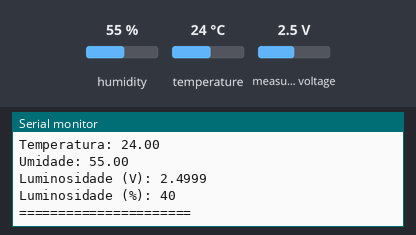
Simulated run of this sketch. Board: ESP32. On the bench: the last lines printed to the serial monitor. Inputs (shaded band) come from the test bench; at power-on: humidity 55 %, measured voltage 2.5 V, temperature 24 °C. WiFi joins after 1.5 s; servers stay silent unless stated.

Above: at 2.7 s.
2.8 s: humidity set to 22 %
4.8 s: measured voltage set to 0.1 V
6.8 s: temperature set to 12 °C
At 8.5 s:
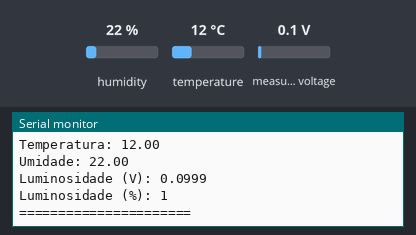
8.8 s: measured voltage set to 1.2 V
10.8 s: humidity set to 40 %
At 13.6 s:
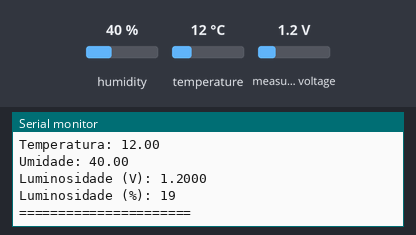

Measured:
- after the input at 6.8 s, the serial monitor: prints a new line after 0.67 s (image 1)
- after the input at 10.8 s, the serial monitor: prints a new line after 2.2 s (image 2)

The sketch:

ldr_ads1115_dht11_BANCODEDADOS.ino
```cpp
#include <Wire.h>
#include <Adafruit_ADS1X15.h>
#include <DHT.h>
#include <WiFi.h>
#include <IOXhop_FirebaseESP32.h>

// === CONFIG WI-FI E FIREBASE ===
#define WIFI_SSID "TURBO_SALES 2.4G"
#define WIFI_PASSWORD "DEUSEFIEL99322"
#define FIREBASE_HOST "orellana-a5229-default-rtdb.firebaseio.com"
#define FIREBASE_AUTH "BTMzgnjtJuTNkhprtUAL7cI91rrhMGkHr7jPKyDF"

// === DHT11 ===
#define DHTPIN 5
#define DHTTYPE DHT11
DHT dht(DHTPIN, DHTTYPE);

// === ADS1115 ===
Adafruit_ADS1115 ads;

void setup() {
  Serial.begin(115200);
  Wire.begin();
  dht.begin();

  if (!ads.begin()) {
    Serial.println("Erro ao iniciar ADS1115!");
    while (1);
  }
  ads.setGain(GAIN_TWOTHIRDS);

  // Conectar ao Wi-Fi
  WiFi.begin(WIFI_SSID, WIFI_PASSWORD);
  Serial.print("Conectando ao Wi-Fi");
  while (WiFi.status() != WL_CONNECTED) {
    Serial.print(".");
    delay(500);
  }
  Serial.println("\nWi-Fi conectado!");

  // Iniciar Firebase
  Firebase.begin(FIREBASE_HOST, FIREBASE_AUTH);
  Serial.println("Sistema iniciado.");
}

void loop() {
  // Leitura dos sensores
  float temperatura = dht.readTemperature();
  float umidade = dht.readHumidity();
  int16_t ldrValue = ads.readADC_SingleEnded(0);
  float luminosidadeVolts = ldrValue * (6.144 / 32768.0); // em volts

// === Calibração prática do LDR ===
const int LDR_MIN = 500;    // valor com luz máxima (lanterna)
const int LDR_MAX = 15000;  // valor no escuro (mão em cima)

  // Calcular luminosidade em % (0% = escuridão, 100% = luz forte)
int luminosidadePercentual = map(ldrValue, 0, 32767, 0, 100);
if (luminosidadePercentual < 0) luminosidadePercentual = 0;
if (luminosidadePercentual > 100) luminosidadePercentual = 100;

  // Enviar para Firebase
  Firebase.setFloat("/Sensores/DHT11/Temperatura", isnan(temperatura) ? 0 : temperatura);
  Firebase.setFloat("/Sensores/DHT11/Umidade", isnan(umidade) ? 0 : umidade);
  Firebase.setInt("/Sensores/Luminosidade", luminosidadePercentual);

  // Serial Monitor
  Serial.println("=== Dados enviados ===");
  Serial.print("Temperatura: "); Serial.println(temperatura);
  Serial.print("Umidade: "); Serial.println(umidade);
  Serial.print("Luminosidade (V): "); Serial.println(luminosidadeVolts, 4);
  Serial.print("Luminosidade (%): "); Serial.println(luminosidadePercentual);
  Serial.println("======================");

  delay(5000); // esperar 5s
}
```
